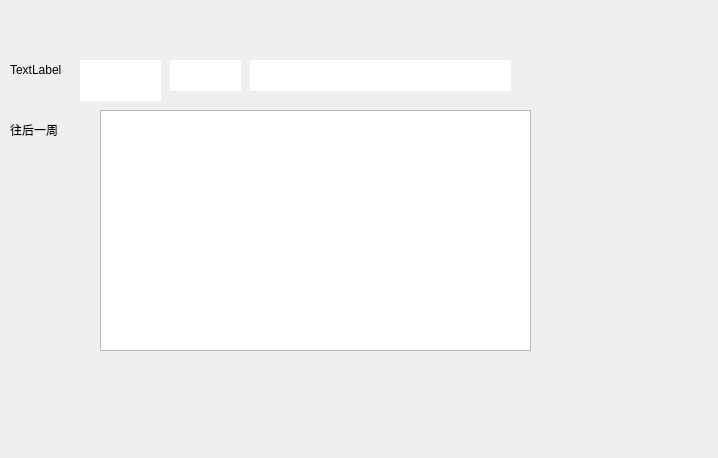
<?xml version="1.0" encoding="UTF-8"?>
<ui version="4.0">
 <class>tianqi</class>
 <widget class="QWidget" name="tianqi">
  <property name="geometry">
   <rect>
    <x>0</x>
    <y>0</y>
    <width>718</width>
    <height>458</height>
   </rect>
  </property>
  <property name="windowTitle">
   <string>Form</string>
  </property>
  <widget class="QLabel" name="district">
   <property name="geometry">
    <rect>
     <x>170</x>
     <y>60</y>
     <width>71</width>
     <height>31</height>
    </rect>
   </property>
   <property name="styleSheet">
    <string notr="true">background-color: rgb(255, 255, 255);</string>
   </property>
   <property name="text">
    <string/>
   </property>
  </widget>
  <widget class="QLabel" name="cityName">
   <property name="geometry">
    <rect>
     <x>80</x>
     <y>60</y>
     <width>81</width>
     <height>41</height>
    </rect>
   </property>
   <property name="styleSheet">
    <string notr="true">background-color: rgb(0, 0, 0);
background-color: rgb(255, 255, 255);</string>
   </property>
   <property name="text">
    <string/>
   </property>
  </widget>
  <widget class="QLabel" name="currentT">
   <property name="geometry">
    <rect>
     <x>250</x>
     <y>60</y>
     <width>71</width>
     <height>31</height>
    </rect>
   </property>
   <property name="styleSheet">
    <string notr="true">background-color: rgb(255, 255, 255);</string>
   </property>
   <property name="text">
    <string/>
   </property>
  </widget>
  <widget class="QLabel" name="temp_time">
   <property name="geometry">
    <rect>
     <x>390</x>
     <y>60</y>
     <width>121</width>
     <height>31</height>
    </rect>
   </property>
   <property name="styleSheet">
    <string notr="true">background-color: rgb(255, 255, 255);</string>
   </property>
   <property name="text">
    <string/>
   </property>
  </widget>
  <widget class="QLabel" name="location_image">
   <property name="geometry">
    <rect>
     <x>10</x>
     <y>60</y>
     <width>69</width>
     <height>19</height>
    </rect>
   </property>
   <property name="text">
    <string>TextLabel</string>
   </property>
  </widget>
  <widget class="QLabel" name="Text_weather">
   <property name="geometry">
    <rect>
     <x>320</x>
     <y>60</y>
     <width>71</width>
     <height>31</height>
    </rect>
   </property>
   <property name="styleSheet">
    <string notr="true">background-color: rgb(255, 255, 255);</string>
   </property>
   <property name="text">
    <string/>
   </property>
  </widget>
  <widget class="QTextEdit" name="date_temp">
   <property name="geometry">
    <rect>
     <x>100</x>
     <y>110</y>
     <width>431</width>
     <height>241</height>
    </rect>
   </property>
   <property name="styleSheet">
    <string notr="true"/>
   </property>
  </widget>
  <widget class="QLabel" name="label">
   <property name="geometry">
    <rect>
     <x>10</x>
     <y>120</y>
     <width>69</width>
     <height>19</height>
    </rect>
   </property>
   <property name="text">
    <string>往后一周</string>
   </property>
  </widget>
 </widget>
 <resources/>
 <connections/>
</ui>
